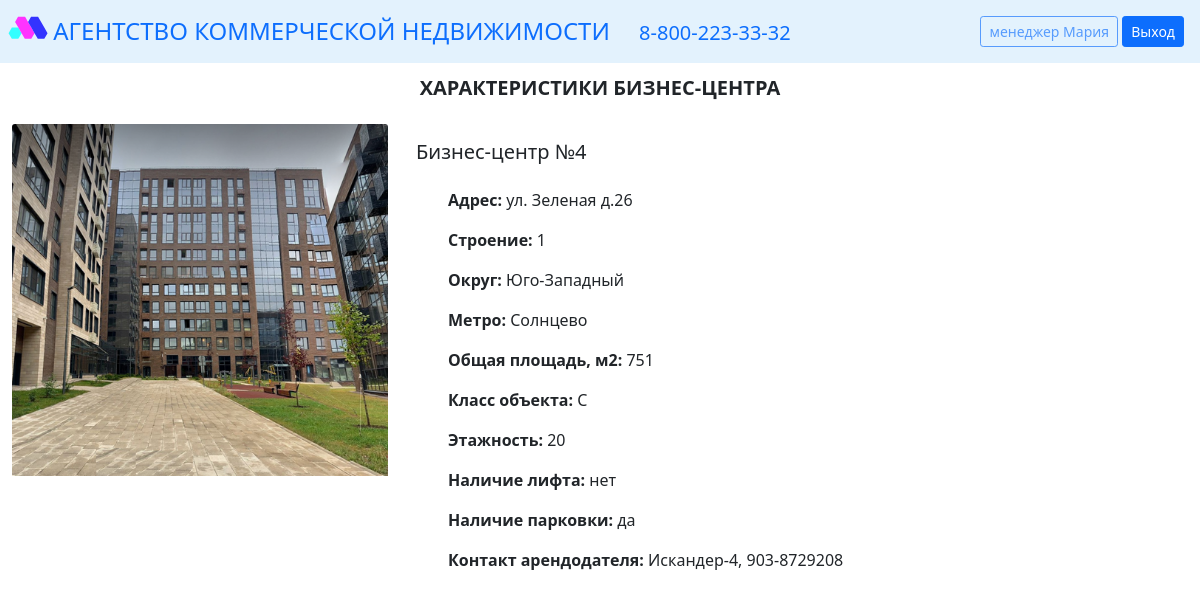
Page /card_business_center/5 (signed in) on the earlier database version.
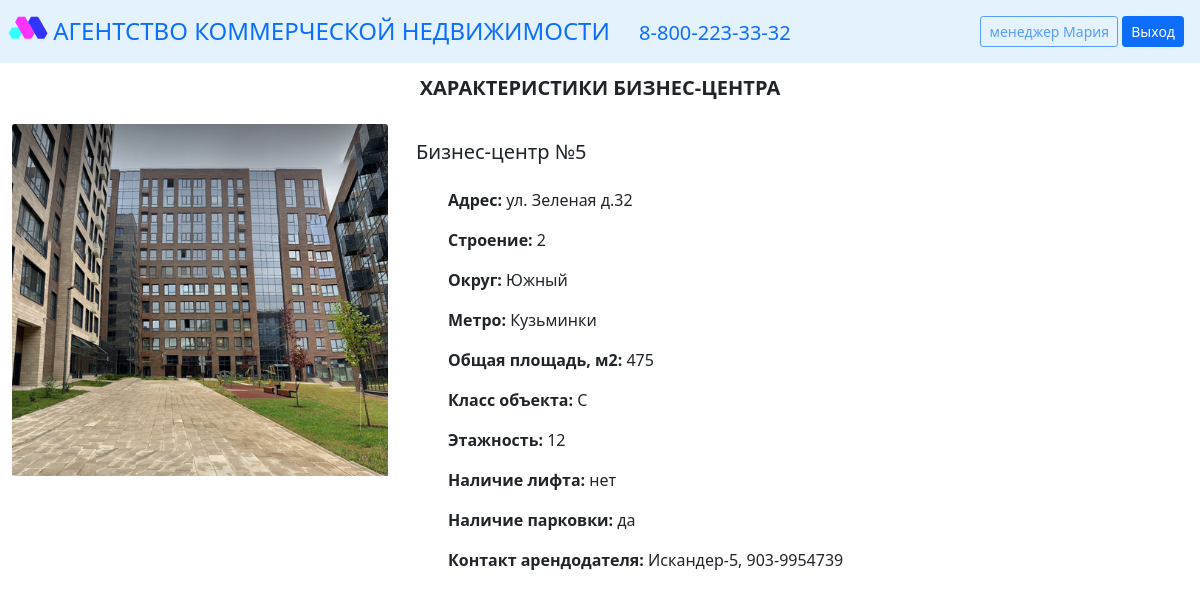
Same page on the later database version.
### data/users.py (models this page shows, shortened)
class User(SqlAlchemyBase, UserMixin, SerializerMixin):
    __tablename__ = 'users'
    id = sqlalchemy.Column(sqlalchemy.Integer, primary_key=True, autoincrement=True)
    name = sqlalchemy.Column(sqlalchemy.String, nullable=True)
    role = sqlalchemy.Column(sqlalchemy.String, nullable=True)
    email = sqlalchemy.Column(sqlalchemy.String, index=True, unique=True, nullable=True)
    hashed_password = sqlalchemy.Column(sqlalchemy.String, nullable=True)
    created_date = sqlalchemy.Column(sqlalchemy.DateTime, default=datetime.datetime.now)
    business_centers = orm.relationship("Business_center", back_populates='user')
    offices = orm.relationship("Office", back_populates='user')

### data/business_centers.py (models this page shows, shortened)
class Business_center(SqlAlchemyBase, SerializerMixin):
    __tablename__ = 'business_centers'
    id = sqlalchemy.Column(sqlalchemy.Integer, primary_key=True, autoincrement=True)
    name = sqlalchemy.Column(sqlalchemy.String, nullable=True)
    address = sqlalchemy.Column(sqlalchemy.String, nullable=True)
    building = sqlalchemy.Column(sqlalchemy.String, nullable=True)
    district = sqlalchemy.Column(sqlalchemy.String, nullable=True)
    metro = sqlalchemy.Column(sqlalchemy.String, nullable=True)
    total_area = sqlalchemy.Column(sqlalchemy.String, nullable=True)
    klass = sqlalchemy.Column(sqlalchemy.String, nullable=True)
    floors = sqlalchemy.Column(sqlalchemy.String, nullable=True)
    lift = sqlalchemy.Column(sqlalchemy.String, nullable=True)
    parking = sqlalchemy.Column(sqlalchemy.String, nullable=True)
    contact = sqlalchemy.Column(sqlalchemy.String, nullable=True)
    user_id = sqlalchemy.Column(sqlalchemy.Integer, sqlalchemy.ForeignKey("users.id"))
    user = orm.relationship('User')
    offices = orm.relationship("Office", back_populates='business_center')

### main.py (the view)
@app.route("/card_business_center/<int:id>")
@login_required
def card_business_center(id):
    db_sess = db_session.create_session()
    business_center = db_sess.query(Business_center).filter(Business_center.id == id).first()
    return render_template("cards/business_center.html",
                           current_user=current_user,
                           title="Характеристики бизнес-центра",
                           business_center=business_center)

### data/db_session.py (called while the page is built)
def create_session() -> Session:
    global __factory
    return __factory()

### main.py (called while the page is built)
@login_manager.user_loader
def load_user(user_id):
    db_sess = db_session.create_session()
    return db_sess.query(User).get(user_id)

### templates/cards/business_center.html
{% extends "base.html" %}
{% block content %}
{% include "inc/title.html" %}
<div class="row">
	<div class="col-4 ">
		<div class="card_pic ">
			<img src="{{ url_for('static', filename='img/obj_pic.png')}}" class="card-img-top" alt="...">
		</div>
	</div>
	<div class="col-8 p-0">
		<div class="card-body border-0">
	        <h5 class="card-title">{{ business_center.name }}</h5>
			<ul class="list-group-item border-0">
				<li class="list-group-item border-0"><b>Адрес: </b>{{ business_center.address }}</li>
				<li class="list-group-item border-0"><b>Строение: </b>{{ business_center.building }}</li>
				<li class="list-group-item border-0"><b>Округ: </b>{{ business_center.district }}</li>
				<li class="list-group-item border-0"><b>Метро: </b>{{ business_center.metro }}</li>
				<li class="list-group-item border-0"><b>Общая площадь, м2: </b>{{ business_center.total_area }}</li>
				<li class="list-group-item border-0"><b>Класс объекта: </b>{{ business_center.klass }}</li>
				<li class="list-group-item border-0"><b>Этажность: </b>{{ business_center.floors }}</li>
				<li class="list-group-item border-0"><b>Наличие лифта: </b>{{ business_center.lift }}</li>
				<li class="list-group-item border-0"><b>Наличие парковки: </b>{{ business_center.parking }}</li>
				<li class="list-group-item border-0"><b>Контакт арендодателя: </b>{{ business_center.contact }}</li>
			</ul>
		</div>
	</div>
</div>
{% endblock %}

### templates/base.html (shortened to what this page needs)
<!DOCTYPE html>
<html lang="en">
<head>
	<link href="https://cdn.jsdelivr.net/npm/bootstrap@5.0.1/dist/css/bootstrap.min.css" rel="stylesheet">
	<link rel="stylesheet" href="{{ url_for('static', filename='css/style.css')}}">
</head>
<body>
<div class="container">
	<div class="header d-flex fixed-top" style="background-color: #e3f2fd;">
		{% include "inc/logo.html" %}
		{% include "inc/nav_controls.html" %}
	</div>
	<div class="content">
		{% block content %}{% endblock %}
	</div>
</div>
</body>
</html>

### templates/inc/logo.html
<div class="logo flex-grow-1 m-2">
	<a class="navbar-brand " href="/">
  		<img src="{{ url_for('static', filename='img/logo.svg')}}" width="40" height="40" class="d-inline-block align-bottom" alt="" loading="lazy">
  		<span class="navbar-text h4 text-uppercase">Агентство коммерческой недвижимости</span>
  		<span class="px-4">8-800-223-33-32</span>
	</a>
</div>

### templates/inc/nav_controls.html
<div class="nav_buttons m-3">
{% if current_user.is_authenticated %}
	<a href="#" class="btn btn-outline-primary disabled btn-sm">{{ current_user.role }} {{ current_user.name }}</a>
	<a href="/logout" class="btn btn-primary btn-sm" type="submit">Выход</a>
{% else %}
	<a href="/register" class="btn btn-light btn-sm" type="submit">Регистрация</a>
	<a href="/login" class="btn btn-primary btn-sm" type="submit">Авторизация</a>
{% endif %}
</div>

### templates/inc/title.html
<div class="title p-3">
	<p class="text-center h5 text-uppercase"><b>{{ title }}</b></p>
</div>

### static/css/style.css (style rules this page uses)
* { margin: 0 auto; padding: 0; box-sizing: border-box; }
body, html { width: 100%; }
.content { position:absolute; top: 60px; left:0px; width: 100%; }
.container,.col, .row { box-sizing: border-box; margin: 0 auto; padding: 0px ; }
.card_pic { width: 100%; }

Differences in the rows shown:
changed Business_center "нет": name "Бизнес-центр №4" → "Бизнес-центр №5"; address "ул. Зеленая д.26" → "ул. Зеленая д.32"; building "1" → "2"; district "Юго-Западный" → "Южный"; metro "Солнцево" → "Кузьминки"; total_area "751" → "475"; floors "20" → "12"; contact "Искандер-4, 903-8729208" → "Искандер-5, 903-9954739"
